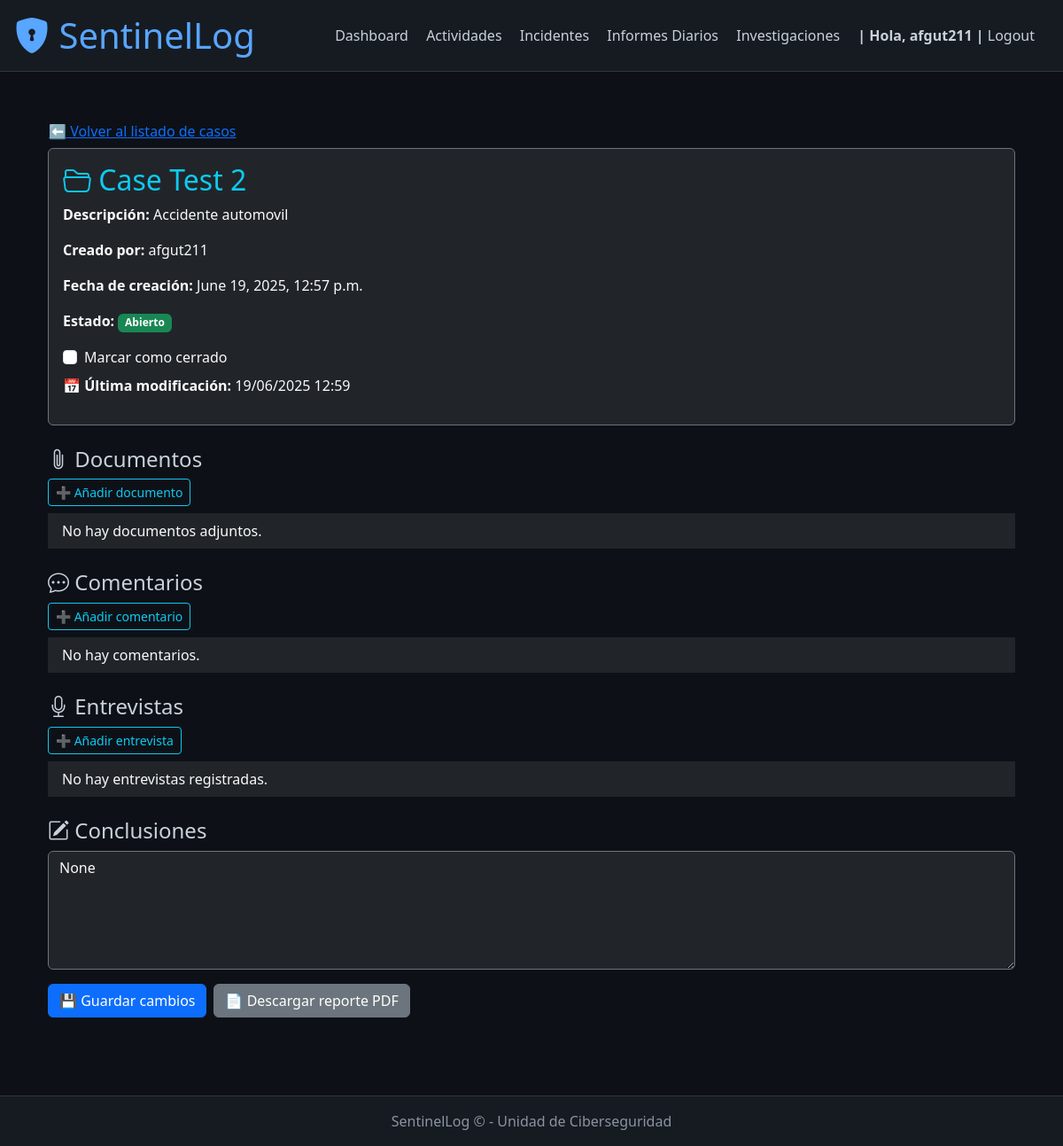
The page /investigations/case/2/ (signed in) on the database as committed earlier.
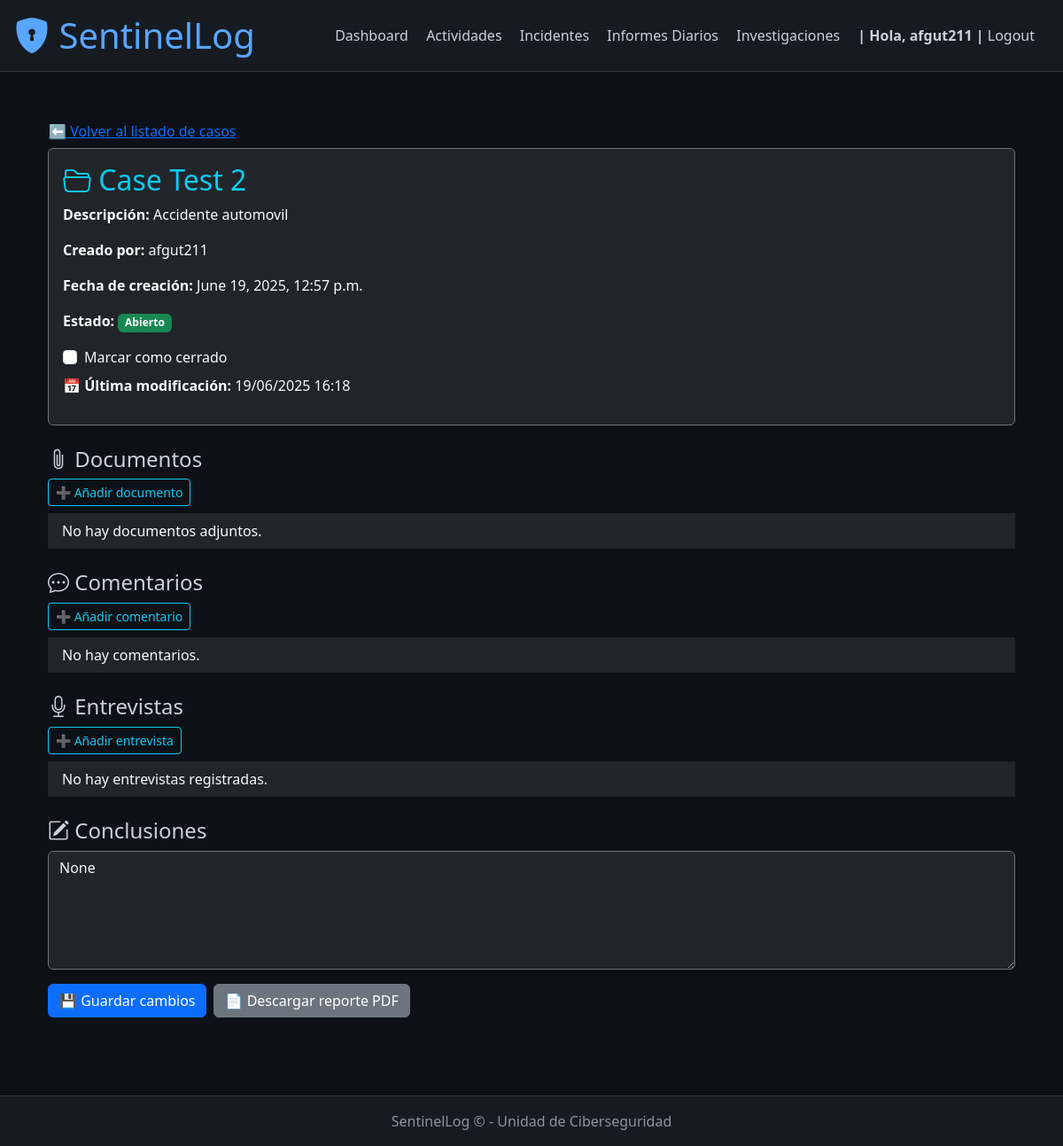
The same page on the database as committed later.
### investigations/models.py (models this page shows, shortened)
class InvestigationCase(models.Model):
    title = models.CharField(max_length=200)
    description = models.TextField()
    created_by = models.ForeignKey(User, on_delete=models.SET_NULL, null=True)
    created_at = models.DateTimeField(auto_now_add=True)
    is_closed = models.BooleanField(default=False)
    conclusiones = models.TextField(blank=True, null=True)
    pdf_last_saved = models.DateTimeField(blank=True, null=True)

### investigations/views.py (the view)
# urls.py: path('case/<int:case_id>/', views.case_detail, name='case_detail'),
def case_detail(request, case_id):
    case = get_object_or_404(InvestigationCase, id=case_id)
    documents = case.documents.all()
    comments = case.comments.all()
    interviews = case.interviews.all()
    return render(request, 'investigations/case_detail.html', {
        'case': case,
        'documents': documents,
        'comments': comments,
        'interviews': interviews
    })

### investigations/templates/investigations/case_detail.html (shortened to what the changed rows need)
{% extends 'base.html' %}
{% block content %}
<div class="container">
    <div class="card bg-dark text-light border-secondary mb-4">
        <div class="card-body">
            <h2 class="card-title text-info"><i class="bi bi-folder2-open"></i> {{ case.title }}</h2>
            <p><strong>Descripción:</strong> {{ case.description }}</p>
            <p><strong>Creado por:</strong> {{ case.created_by }}</p>
            <p><strong>Fecha de creación:</strong> {{ case.created_at }}</p>
            <p><strong>Estado:</strong>
                {% if case.is_closed %}
                    <span class="badge bg-danger">Cerrado</span>
                {% else %}
                    <span class="badge bg-success">Abierto</span>
                {% endif %}
            </p>
            <form action="{% url 'toggle_case_status' case.id %}" method="post" class="mb-2">
                <div class="form-check">
                    <input class="form-check-input" type="checkbox" name="is_closed" id="isClosedCheck" value="1" {% if case.is_closed %}checked{% endif %} onchange="this.form.submit()">
                    <label class="form-check-label" for="isClosedCheck">
                        Marcar como cerrado
                    </label>
                </div>
            </form>
            {% if case.pdf_last_saved %}
                <p><strong>📅 Última modificación:</strong> {{ case.pdf_last_saved|date:"d/m/Y H:i" }}</p>
            {% endif %}
        </div>
    </div>
    <div class="mb-4">
        <form action="{% url 'save_pdf_report' case.id %}" method="post">
            <textarea name="conclusiones" rows="5" class="form-control bg-dark text-light border-secondary" placeholder="Escribe aquí las conclusiones del caso...">{{ case.conclusiones }}</textarea>
            <div class="mt-3 d-flex gap-2">
                <form action="{% url 'save_pdf_report' case.id %}" method="post">
                </form>
                <form action="{% url 'generate_pdf_report' case.id %}" method="get" target="_blank">
                </form>
            </div>
        </form>
    </div>
</div>
{% endblock %}

Rows that differ between the two databases and show on the page:
changed InvestigationCase "Case Test 2": pdf_last_saved "19/06/2025 12:59" → "19/06/2025 16:18"
